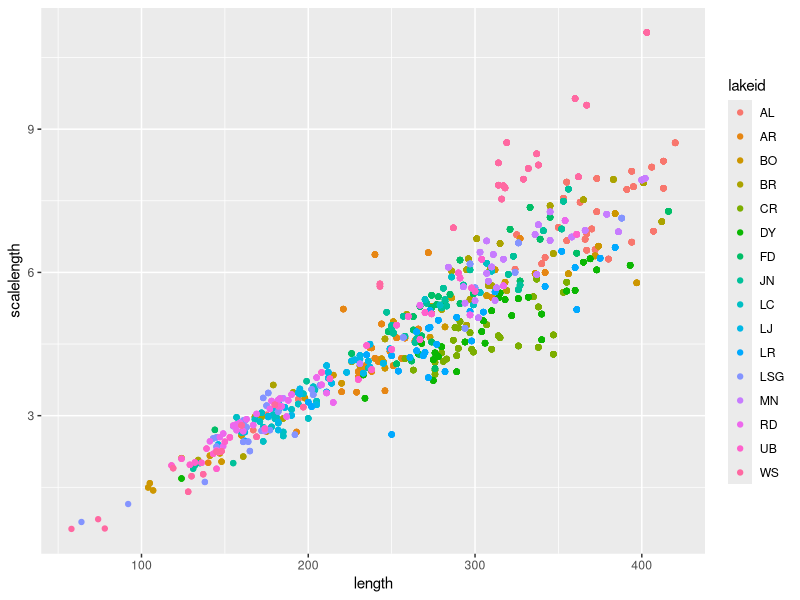

The R script that drew this image:
fish_data <- read.csv("Data/Gaeta_etal_CLC_data.csv")

library(dplyr)
fish_data_cat = fish_data %>%
  mutate(length_cat = ifelse(length > 200, "big", "small"))

#this creates a new table categorizing by fish size
fish_data_cat = fish_data %>%
  mutate(length_cat = ifelse(length > 300, "big", "small"))

#Get rid of scale lengths less than 1
fish_data_cat = fish_data %>%
  mutate(length_cat = ifelse(length > 300, "big", "small")) %>%
  filter(scalelength > 1)

#scatterplot with length on the x-axis and scalelength on the y-axis, and colored points for lake id
library(tidyverse)
ggplot(fish_data, aes(x = length, y = scalelength, color = lakeid)) +
  geom_point()
